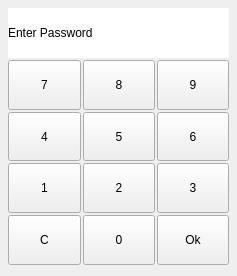
<?xml version="1.0" encoding="UTF-8"?>
<ui version="4.0">
 <class>Form</class>
 <widget class="QWidget" name="Form">
  <property name="geometry">
   <rect>
    <x>0</x>
    <y>0</y>
    <width>237</width>
    <height>276</height>
   </rect>
  </property>
  <property name="windowTitle">
   <string>Form</string>
  </property>
  <widget class="QWidget" name="gridLayoutWidget">
   <property name="geometry">
    <rect>
     <x>8</x>
     <y>8</y>
     <width>221</width>
     <height>257</height>
    </rect>
   </property>
   <layout class="QGridLayout" name="gridLayout">
    <property name="spacing">
     <number>2</number>
    </property>
    <item row="2" column="1">
     <widget class="QPushButton" name="btn5">
      <property name="sizePolicy">
       <sizepolicy hsizetype="Expanding" vsizetype="Expanding">
        <horstretch>0</horstretch>
        <verstretch>0</verstretch>
       </sizepolicy>
      </property>
      <property name="text">
       <string>5</string>
      </property>
     </widget>
    </item>
    <item row="2" column="2">
     <widget class="QPushButton" name="btn6">
      <property name="sizePolicy">
       <sizepolicy hsizetype="Expanding" vsizetype="Expanding">
        <horstretch>0</horstretch>
        <verstretch>0</verstretch>
       </sizepolicy>
      </property>
      <property name="text">
       <string>6</string>
      </property>
     </widget>
    </item>
    <item row="1" column="0">
     <widget class="QPushButton" name="btn7">
      <property name="sizePolicy">
       <sizepolicy hsizetype="Expanding" vsizetype="Expanding">
        <horstretch>0</horstretch>
        <verstretch>0</verstretch>
       </sizepolicy>
      </property>
      <property name="text">
       <string>7</string>
      </property>
     </widget>
    </item>
    <item row="2" column="0">
     <widget class="QPushButton" name="btn4">
      <property name="sizePolicy">
       <sizepolicy hsizetype="Expanding" vsizetype="Expanding">
        <horstretch>0</horstretch>
        <verstretch>0</verstretch>
       </sizepolicy>
      </property>
      <property name="text">
       <string>4</string>
      </property>
     </widget>
    </item>
    <item row="3" column="1">
     <widget class="QPushButton" name="btn2">
      <property name="sizePolicy">
       <sizepolicy hsizetype="Expanding" vsizetype="Expanding">
        <horstretch>0</horstretch>
        <verstretch>0</verstretch>
       </sizepolicy>
      </property>
      <property name="text">
       <string>2</string>
      </property>
     </widget>
    </item>
    <item row="4" column="1">
     <widget class="QPushButton" name="btn0">
      <property name="sizePolicy">
       <sizepolicy hsizetype="Expanding" vsizetype="Expanding">
        <horstretch>0</horstretch>
        <verstretch>0</verstretch>
       </sizepolicy>
      </property>
      <property name="text">
       <string>0</string>
      </property>
     </widget>
    </item>
    <item row="1" column="1">
     <widget class="QPushButton" name="btn8">
      <property name="sizePolicy">
       <sizepolicy hsizetype="Expanding" vsizetype="Expanding">
        <horstretch>0</horstretch>
        <verstretch>0</verstretch>
       </sizepolicy>
      </property>
      <property name="text">
       <string>8</string>
      </property>
     </widget>
    </item>
    <item row="1" column="2">
     <widget class="QPushButton" name="btn9">
      <property name="sizePolicy">
       <sizepolicy hsizetype="Expanding" vsizetype="Expanding">
        <horstretch>0</horstretch>
        <verstretch>0</verstretch>
       </sizepolicy>
      </property>
      <property name="text">
       <string>9</string>
      </property>
     </widget>
    </item>
    <item row="3" column="0">
     <widget class="QPushButton" name="btn1">
      <property name="sizePolicy">
       <sizepolicy hsizetype="Expanding" vsizetype="Expanding">
        <horstretch>0</horstretch>
        <verstretch>0</verstretch>
       </sizepolicy>
      </property>
      <property name="text">
       <string>1</string>
      </property>
     </widget>
    </item>
    <item row="3" column="2">
     <widget class="QPushButton" name="btn3">
      <property name="sizePolicy">
       <sizepolicy hsizetype="Expanding" vsizetype="Expanding">
        <horstretch>0</horstretch>
        <verstretch>0</verstretch>
       </sizepolicy>
      </property>
      <property name="text">
       <string>3</string>
      </property>
     </widget>
    </item>
    <item row="4" column="2">
     <widget class="QPushButton" name="btnOk">
      <property name="sizePolicy">
       <sizepolicy hsizetype="Expanding" vsizetype="Expanding">
        <horstretch>0</horstretch>
        <verstretch>0</verstretch>
       </sizepolicy>
      </property>
      <property name="text">
       <string>Ok</string>
      </property>
     </widget>
    </item>
    <item row="0" column="0" colspan="3">
     <widget class="QLabel" name="label">
      <property name="sizePolicy">
       <sizepolicy hsizetype="Expanding" vsizetype="Expanding">
        <horstretch>0</horstretch>
        <verstretch>0</verstretch>
       </sizepolicy>
      </property>
      <property name="styleSheet">
       <string notr="true">background-color: rgb(255, 255, 255);
color: rgb(0, 0, 0);</string>
      </property>
      <property name="text">
       <string>Enter Password</string>
      </property>
     </widget>
    </item>
    <item row="4" column="0">
     <widget class="QPushButton" name="btnC">
      <property name="sizePolicy">
       <sizepolicy hsizetype="Expanding" vsizetype="Expanding">
        <horstretch>0</horstretch>
        <verstretch>0</verstretch>
       </sizepolicy>
      </property>
      <property name="text">
       <string>C</string>
      </property>
     </widget>
    </item>
   </layout>
  </widget>
 </widget>
 <resources/>
 <connections/>
</ui>
